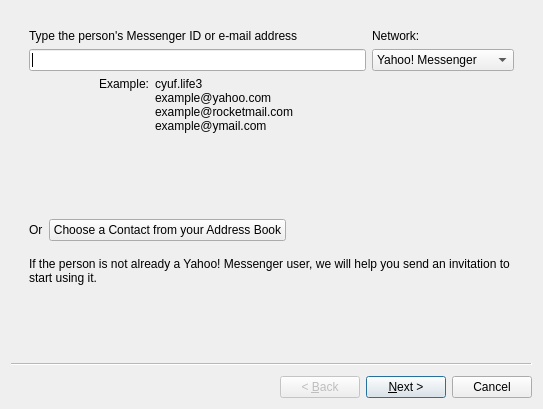
<?xml version="1.0" encoding="UTF-8"?>
<ui version="4.0">
 <class>Wizard</class>
 <widget class="QWizard" name="Wizard">
  <property name="geometry">
   <rect>
    <x>0</x>
    <y>0</y>
    <width>543</width>
    <height>409</height>
   </rect>
  </property>
  <property name="windowTitle">
   <string>Add to Messenger List</string>
  </property>
  <property name="windowIcon">
   <iconset>
    <normaloff>resources/cyuf.png</normaloff>resources/cyuf.png</iconset>
  </property>
  <property name="wizardStyle">
   <enum>QWizard::ClassicStyle</enum>
  </property>
  <widget class="QWizardPage" name="wizardPage2">
   <attribute name="pageId">
    <string notr="true">0</string>
   </attribute>
   <layout class="QVBoxLayout" name="verticalLayout">
    <item>
     <widget class="QWidget" name="widget" native="true">
      <layout class="QVBoxLayout" name="verticalLayout_5">
       <item>
        <layout class="QVBoxLayout" name="verticalLayout_3">
         <item>
          <layout class="QHBoxLayout" name="horizontalLayout_2">
           <item>
            <layout class="QVBoxLayout" name="verticalLayout_2">
             <item>
              <widget class="QLabel" name="label">
               <property name="text">
                <string>Type the person's Messenger ID or e-mail address</string>
               </property>
              </widget>
             </item>
             <item>
              <widget class="QLineEdit" name="buddyID"/>
             </item>
            </layout>
           </item>
           <item>
            <layout class="QVBoxLayout" name="verticalLayout_4" stretch="0,0">
             <property name="sizeConstraint">
              <enum>QLayout::SetMinimumSize</enum>
             </property>
             <item>
              <widget class="QLabel" name="label_2">
               <property name="text">
                <string>Network:</string>
               </property>
              </widget>
             </item>
             <item>
              <widget class="QComboBox" name="IMNetwork">
               <property name="minimumSize">
                <size>
                 <width>142</width>
                 <height>0</height>
                </size>
               </property>
               <item>
                <property name="text">
                 <string>Yahoo! Messenger</string>
                </property>
               </item>
               <item>
                <property name="text">
                 <string>LCS</string>
                </property>
               </item>
               <item>
                <property name="text">
                 <string>Lotus Sametime</string>
                </property>
               </item>
               <item>
                <property name="text">
                 <string>Microsoft Live</string>
                </property>
               </item>
              </widget>
             </item>
            </layout>
           </item>
          </layout>
         </item>
         <item>
          <layout class="QHBoxLayout" name="horizontalLayout">
           <item>
            <widget class="QLabel" name="label_3">
             <property name="sizePolicy">
              <sizepolicy hsizetype="Maximum" vsizetype="Preferred">
               <horstretch>0</horstretch>
               <verstretch>0</verstretch>
              </sizepolicy>
             </property>
             <property name="minimumSize">
              <size>
               <width>120</width>
               <height>0</height>
              </size>
             </property>
             <property name="text">
              <string>Example:</string>
             </property>
             <property name="textFormat">
              <enum>Qt::PlainText</enum>
             </property>
             <property name="alignment">
              <set>Qt::AlignRight|Qt::AlignTop|Qt::AlignTrailing</set>
             </property>
             <property name="margin">
              <number>0</number>
             </property>
             <property name="indent">
              <number>-1</number>
             </property>
            </widget>
           </item>
           <item>
            <widget class="QLabel" name="label_4">
             <property name="text">
              <string>cyuf.life3
example@yahoo.com
example@rocketmail.com
example@ymail.com</string>
             </property>
            </widget>
           </item>
          </layout>
         </item>
         <item>
          <spacer name="verticalSpacer">
           <property name="orientation">
            <enum>Qt::Vertical</enum>
           </property>
           <property name="sizeType">
            <enum>QSizePolicy::Fixed</enum>
           </property>
           <property name="sizeHint" stdset="0">
            <size>
             <width>20</width>
             <height>80</height>
            </size>
           </property>
          </spacer>
         </item>
         <item>
          <layout class="QHBoxLayout" name="horizontalLayout_3">
           <item>
            <widget class="QLabel" name="label_5">
             <property name="sizePolicy">
              <sizepolicy hsizetype="Maximum" vsizetype="Preferred">
               <horstretch>0</horstretch>
               <verstretch>0</verstretch>
              </sizepolicy>
             </property>
             <property name="text">
              <string>Or</string>
             </property>
            </widget>
           </item>
           <item>
            <widget class="QPushButton" name="addFromAddressbook">
             <property name="sizePolicy">
              <sizepolicy hsizetype="Minimum" vsizetype="Fixed">
               <horstretch>0</horstretch>
               <verstretch>0</verstretch>
              </sizepolicy>
             </property>
             <property name="text">
              <string>Choose a Contact from your Address Book</string>
             </property>
            </widget>
           </item>
           <item>
            <spacer name="horizontalSpacer">
             <property name="orientation">
              <enum>Qt::Horizontal</enum>
             </property>
             <property name="sizeHint" stdset="0">
              <size>
               <width>40</width>
               <height>20</height>
              </size>
             </property>
            </spacer>
           </item>
          </layout>
         </item>
         <item>
          <spacer name="verticalSpacer_2">
           <property name="orientation">
            <enum>Qt::Vertical</enum>
           </property>
           <property name="sizeType">
            <enum>QSizePolicy::Fixed</enum>
           </property>
           <property name="sizeHint" stdset="0">
            <size>
             <width>20</width>
             <height>10</height>
            </size>
           </property>
          </spacer>
         </item>
         <item>
          <widget class="QLabel" name="label_6">
           <property name="text">
            <string>If the person is not already a Yahoo! Messenger user, we will help you send an invitation to start using it.</string>
           </property>
           <property name="wordWrap">
            <bool>true</bool>
           </property>
           <property name="margin">
            <number>0</number>
           </property>
          </widget>
         </item>
        </layout>
       </item>
      </layout>
     </widget>
    </item>
   </layout>
  </widget>
  <widget class="QWizardPage" name="wizardPage">
   <attribute name="pageId">
    <string notr="true">1</string>
   </attribute>
   <layout class="QHBoxLayout" name="horizontalLayout_4">
    <item>
     <widget class="QWidget" name="widget_2" native="true">
      <layout class="QVBoxLayout" name="verticalLayout_6">
       <item>
        <widget class="QLabel" name="alreadyExistsText">
         <property name="font">
          <font>
           <weight>75</weight>
           <bold>true</bold>
          </font>
         </property>
         <property name="text">
          <string>{0} already exists in your Messenger List.</string>
         </property>
        </widget>
       </item>
      </layout>
     </widget>
    </item>
   </layout>
  </widget>
  <widget class="QWizardPage" name="wizardPage_2">
   <attribute name="pageId">
    <string notr="true">2</string>
   </attribute>
   <layout class="QVBoxLayout" name="verticalLayout_8">
    <item>
     <widget class="QLabel" name="choseGroupLabel">
      <property name="text">
       <string>Chose or enter a Messenger List group for {0}</string>
      </property>
     </widget>
    </item>
    <item>
     <layout class="QHBoxLayout" name="horizontalLayout_6">
      <item>
       <spacer name="horizontalSpacer_3">
        <property name="orientation">
         <enum>Qt::Horizontal</enum>
        </property>
        <property name="sizeType">
         <enum>QSizePolicy::Fixed</enum>
        </property>
        <property name="sizeHint" stdset="0">
         <size>
          <width>15</width>
          <height>20</height>
         </size>
        </property>
       </spacer>
      </item>
      <item>
       <widget class="QComboBox" name="groupsCombo">
        <property name="sizePolicy">
         <sizepolicy hsizetype="Maximum" vsizetype="Fixed">
          <horstretch>0</horstretch>
          <verstretch>0</verstretch>
         </sizepolicy>
        </property>
        <property name="minimumSize">
         <size>
          <width>160</width>
          <height>0</height>
         </size>
        </property>
        <property name="styleSheet">
         <string notr="true"/>
        </property>
        <property name="editable">
         <bool>true</bool>
        </property>
       </widget>
      </item>
      <item>
       <spacer name="horizontalSpacer_2">
        <property name="orientation">
         <enum>Qt::Horizontal</enum>
        </property>
        <property name="sizeHint" stdset="0">
         <size>
          <width>40</width>
          <height>20</height>
         </size>
        </property>
       </spacer>
      </item>
     </layout>
    </item>
    <item>
     <spacer name="verticalSpacer_4">
      <property name="orientation">
       <enum>Qt::Vertical</enum>
      </property>
      <property name="sizeType">
       <enum>QSizePolicy::Maximum</enum>
      </property>
      <property name="sizeHint" stdset="0">
       <size>
        <width>20</width>
        <height>15</height>
       </size>
      </property>
     </spacer>
    </item>
    <item>
     <widget class="Line" name="line">
      <property name="orientation">
       <enum>Qt::Horizontal</enum>
      </property>
     </widget>
    </item>
    <item>
     <widget class="QLabel" name="label_8">
      <property name="text">
       <string>A message will be sent asking this person to approve your request to add him or her to your Messenger List.</string>
      </property>
      <property name="wordWrap">
       <bool>true</bool>
      </property>
     </widget>
    </item>
    <item>
     <spacer name="verticalSpacer_5">
      <property name="orientation">
       <enum>Qt::Vertical</enum>
      </property>
      <property name="sizeType">
       <enum>QSizePolicy::Maximum</enum>
      </property>
      <property name="sizeHint" stdset="0">
       <size>
        <width>20</width>
        <height>15</height>
       </size>
      </property>
     </spacer>
    </item>
    <item>
     <layout class="QVBoxLayout" name="verticalLayout_7">
      <property name="leftMargin">
       <number>15</number>
      </property>
      <item>
       <widget class="QLabel" name="label_9">
        <property name="text">
         <string>Enter a brief introduction (optional):</string>
        </property>
       </widget>
      </item>
      <item>
       <widget class="QPlainTextEdit" name="plainTextEdit">
        <property name="sizePolicy">
         <sizepolicy hsizetype="Expanding" vsizetype="Maximum">
          <horstretch>0</horstretch>
          <verstretch>0</verstretch>
         </sizepolicy>
        </property>
        <property name="maximumSize">
         <size>
          <width>16777215</width>
          <height>50</height>
         </size>
        </property>
       </widget>
      </item>
      <item>
       <widget class="QLabel" name="label_10">
        <property name="text">
         <string>Send your name with this request as:</string>
        </property>
       </widget>
      </item>
      <item>
       <layout class="QHBoxLayout" name="horizontalLayout_5">
        <item>
         <spacer name="horizontalSpacer_4">
          <property name="orientation">
           <enum>Qt::Horizontal</enum>
          </property>
          <property name="sizeType">
           <enum>QSizePolicy::Maximum</enum>
          </property>
          <property name="sizeHint" stdset="0">
           <size>
            <width>15</width>
            <height>20</height>
           </size>
          </property>
         </spacer>
        </item>
        <item>
         <widget class="QLabel" name="myNameLabel">
          <property name="text">
           <string>{0} {1}</string>
          </property>
         </widget>
        </item>
        <item>
         <widget class="QPushButton" name="changeNameButton">
          <property name="sizePolicy">
           <sizepolicy hsizetype="Maximum" vsizetype="Fixed">
            <horstretch>0</horstretch>
            <verstretch>0</verstretch>
           </sizepolicy>
          </property>
          <property name="text">
           <string>Change...</string>
          </property>
         </widget>
        </item>
       </layout>
      </item>
     </layout>
    </item>
    <item>
     <spacer name="verticalSpacer_3">
      <property name="orientation">
       <enum>Qt::Vertical</enum>
      </property>
      <property name="sizeHint" stdset="0">
       <size>
        <width>20</width>
        <height>40</height>
       </size>
      </property>
     </spacer>
    </item>
   </layout>
  </widget>
  <widget class="QWizardPage" name="wizardPage_3">
   <layout class="QVBoxLayout" name="verticalLayout_9">
    <item>
     <widget class="QLabel" name="labelWait">
      <property name="font">
       <font>
        <weight>75</weight>
        <bold>true</bold>
       </font>
      </property>
      <property name="text">
       <string>Please wait while {0} is added to your Messenger List...</string>
      </property>
     </widget>
    </item>
   </layout>
  </widget>
  <widget class="QWizardPage" name="wizardPage_4">
   <layout class="QVBoxLayout" name="verticalLayout_10">
    <item>
     <widget class="QLabel" name="labelError">
      <property name="font">
       <font>
        <weight>75</weight>
        <bold>true</bold>
       </font>
      </property>
      <property name="text">
       <string>{0} is not a valid {1} ID. Please check the ID and try again.</string>
      </property>
      <property name="wordWrap">
       <bool>true</bool>
      </property>
     </widget>
    </item>
   </layout>
  </widget>
  <widget class="QWizardPage" name="wizardPage_5">
   <property name="sizePolicy">
    <sizepolicy hsizetype="Preferred" vsizetype="Expanding">
     <horstretch>0</horstretch>
     <verstretch>0</verstretch>
    </sizepolicy>
   </property>
   <layout class="QVBoxLayout" name="verticalLayout_12">
    <item>
     <widget class="QLabel" name="labelSuccess">
      <property name="font">
       <font>
        <weight>75</weight>
        <bold>true</bold>
       </font>
      </property>
      <property name="text">
       <string>{0} has been added to your Messenger List and Address Book, pending his or her response to your request.</string>
      </property>
      <property name="wordWrap">
       <bool>true</bool>
      </property>
     </widget>
    </item>
    <item>
     <spacer name="verticalSpacer_6">
      <property name="orientation">
       <enum>Qt::Vertical</enum>
      </property>
      <property name="sizeType">
       <enum>QSizePolicy::Maximum</enum>
      </property>
      <property name="sizeHint" stdset="0">
       <size>
        <width>20</width>
        <height>80</height>
       </size>
      </property>
     </spacer>
    </item>
    <item>
     <layout class="QVBoxLayout" name="verticalLayout_11">
      <property name="sizeConstraint">
       <enum>QLayout::SetNoConstraint</enum>
      </property>
      <item>
       <widget class="QLabel" name="label_13">
        <property name="text">
         <string>Next, you can:</string>
        </property>
       </widget>
      </item>
      <item>
       <layout class="QHBoxLayout" name="horizontalLayout_7">
        <item>
         <spacer name="horizontalSpacer_5">
          <property name="orientation">
           <enum>Qt::Horizontal</enum>
          </property>
          <property name="sizeType">
           <enum>QSizePolicy::Fixed</enum>
          </property>
          <property name="sizeHint" stdset="0">
           <size>
            <width>15</width>
            <height>20</height>
           </size>
          </property>
         </spacer>
        </item>
        <item>
         <widget class="QLabel" name="label_14">
          <property name="text">
           <string>&lt;html&gt;&lt;head/&gt;&lt;body&gt;&lt;p&gt;&lt;a href=&quot;cyuf://send_contact_details&quot;&gt;&lt;span style=&quot; text-decoration: underline; color:#0057ae;&quot;&gt;Send your contact details&lt;/span&gt;&lt;/a&gt; to this contact&lt;/p&gt;&lt;p&gt;&lt;a href=&quot;cyuf://send_contact_details&quot;&gt;&lt;span style=&quot; text-decoration: underline; color:#0057ae;&quot;&gt;Request contact details&lt;/span&gt;&lt;/a&gt; from this contact&lt;/p&gt;&lt;p&gt;&lt;a href=&quot;cyuf://send_contact_details&quot;&gt;&lt;span style=&quot; text-decoration: underline; color:#0057ae;&quot;&gt;Associate this ID&lt;/span&gt;&lt;/a&gt; with an existing contact&lt;/p&gt;&lt;p&gt;&lt;a href=&quot;cyuf://send_contact_details&quot;&gt;&lt;span style=&quot; text-decoration: underline; color:#0057ae;&quot;&gt;Add another contact&lt;/span&gt;&lt;/a&gt; to your Messenger List&lt;/p&gt;&lt;/body&gt;&lt;/html&gt;</string>
          </property>
         </widget>
        </item>
       </layout>
      </item>
     </layout>
    </item>
    <item>
     <spacer name="verticalSpacer_7">
      <property name="orientation">
       <enum>Qt::Vertical</enum>
      </property>
      <property name="sizeType">
       <enum>QSizePolicy::Maximum</enum>
      </property>
      <property name="sizeHint" stdset="0">
       <size>
        <width>20</width>
        <height>80</height>
       </size>
      </property>
     </spacer>
    </item>
   </layout>
  </widget>
  <widget class="QWizardPage" name="wizardPage_6">
   <layout class="QVBoxLayout" name="verticalLayout_13">
    <item>
     <widget class="QLabel" name="labelTimeout">
      <property name="font">
       <font>
        <weight>75</weight>
        <bold>true</bold>
       </font>
      </property>
      <property name="text">
       <string>&lt;html&gt;&lt;head/&gt;&lt;body&gt;&lt;p&gt;Your request to add a contact has taken longer than expected to complete.&lt;/p&gt;&lt;p&gt;The operation may have succeeded. Please check your Messenger List later.&lt;/p&gt;&lt;/body&gt;&lt;/html&gt;</string>
      </property>
      <property name="wordWrap">
       <bool>true</bool>
      </property>
     </widget>
    </item>
   </layout>
  </widget>
 </widget>
 <resources/>
 <connections/>
</ui>
